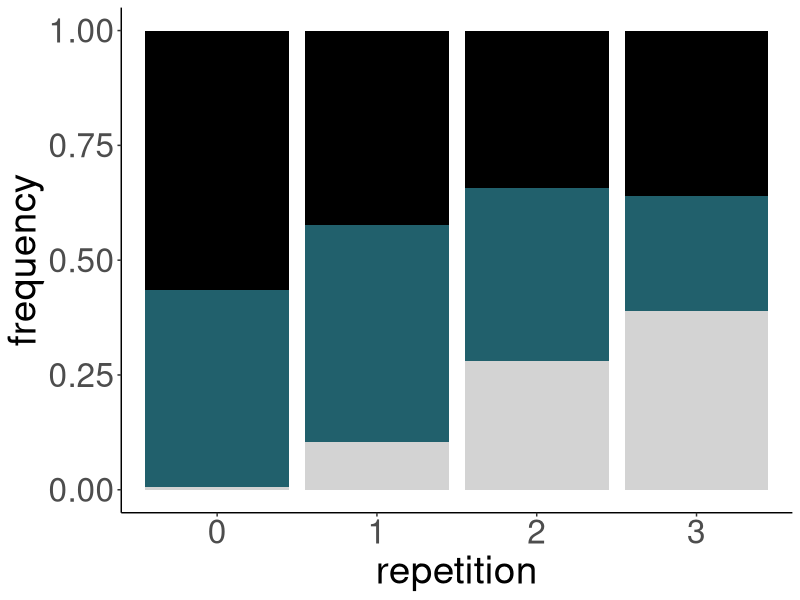

Here is the R script that generated this plot:
## ---- chunk 1
knitr::opts_chunk$set(echo = TRUE)

setwd(dirname(rstudioapi::getActiveDocumentContext()$path))
library(tidyverse)
theme_set(theme_classic())
theme_update(# axis labels
  axis.title = element_text(size = 28),
  # tick labels
  axis.text = element_text(size = 24),
  # title 
  title = element_text(size = 24),
  legend.position = 'FALSE', 
  text = element_text(size=16), 
  element_line(size=1), 
  element_rect(size=2, color="#00000"))

primary_color = '#21606C'
secondary_color = '#22AAAA'
## ---- chunk 2
dat = read_csv('ORLR-Justin-Julia-rating.csv')

#Sum ref exp then divide by two (since we have two raters)
dat_grouped = dat %>%  group_by(dyad, trialNum,repNum,refType) %>% 
  summarise(sum_ref = sum(refExp)/2)
dat_grouped
dat_grouped = spread(dat_grouped,refType,sum_ref)
dat_grouped$mixType = ifelse(dat_grouped$block>0 & dat_grouped$tower > 0, 'mixed', ifelse(dat_grouped$block>0, 'block',ifelse(dat_grouped$tower>0,'tower','none')))




# #Take mean by repNum and refType
# df = dat_grouped %>% group_by(repNum, refType) %>% 
#   summarise(mean_ref = mean(sum_ref, na.rm = TRUE))
# df

## ---- chunk 3

df_ref =  as.data.frame(table(dat_grouped$repNum, dat_grouped$mixType))
df_ref = df_ref %>% rename(repNum = Var1, mixType = Var2)
df_ref = df_ref %>% filter(mixType != 'none')
ggplot(df_ref, aes(x=repNum, y = Freq, fill=mixType)) + 
    geom_bar(stat="identity",position = 'fill')+
    scale_fill_manual(values=c('black', primary_color, "light grey"))+
  xlab("repetition")+
  ylab('frequency')
